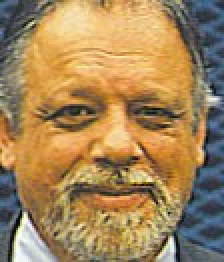
#> input picture AdaFace/face_alignment/mtcnn_pytorch/images/face0.jpg, 112 x 131 px (shown 2 times larger)
$ python camera_lq_pipeline.py --input-dir ../AdaFace/face_alignment/mtcnn_pytorch/images --output-dir out
#> lines starting #> are read from the running program, lines starting #| are printed output that depends on the picture; after the words box and inside, x2 and y2 are one past the last pixel; in counts of white or black regions, pixels touching at a corner belong together
#!/usr/bin/env python3
from __future__ import annotations

import argparse
from dataclasses import dataclass
from pathlib import Path
from typing import Iterable

import numpy as np
from PIL import Image, ImageDraw, ImageEnhance, ImageFilter, ImageFont


@dataclass
class CameraParams:
    target_size: int
    latent_factor: int
    latent_size: int
    phase_x: int
    phase_y: int
    wb_red_gain: float
    wb_blue_gain: float
    optical_blur_radius: float
    motion_length: int
    motion_angle_deg: float
    shot_noise_scale: float
    dark_current_scale: float
    read_noise_std: float
    dark_noise_boost: float
    column_noise_std: float
    row_noise_std: float
    hot_pixel_prob: float
    hot_pixel_strength: float
    banding_strength: float
    banding_period: float
    bit_depth: int


def parse_args() -> argparse.Namespace:
    parser = argparse.ArgumentParser(
        description="Two-stage camera sampling pipeline for ultra-low-resolution face generation."
    )
    parser.add_argument("--input-dir", type=Path, required=True, help="Directory of GT images.")
    parser.add_argument("--output-dir", type=Path, required=True, help="Directory to write outputs.")
    parser.add_argument(
        "--target-size",
        type=int,
        default=32,
        choices=[8, 12, 16, 24, 32, 64],
        help="Sensor-domain spatial size.",
    )
    parser.add_argument(
        "--num-samples",
        type=int,
        default=None,
        help="Process only the first N images after sorting.",
    )
    parser.add_argument("--seed", type=int, default=20260409, help="Random seed.")
    parser.add_argument(
        "--strength",
        type=float,
        default=1.0,
        help="Global degradation strength multiplier.",
    )
    parser.add_argument(
        "--extensions",
        nargs="+",
        default=["jpg", "jpeg", "png", "webp"],
        help="Image extensions to scan.",
    )
    parser.add_argument(
        "--isp-gamma",
        type=float,
        default=0.92,
        help="Weak ISP gamma exponent applied after raw demosaic.",
    )
    parser.add_argument(
        "--no-surveillance-grade",
        action="store_true",
        help="Disable monitor-style desat/dim on final LQ (after ISP).",
    )
    return parser.parse_args()


def center_crop_square(image: Image.Image) -> Image.Image:
    width, height = image.size
    if width == height:
        return image
    side = min(width, height)
    left = (width - side) // 2
    top = (height - side) // 2
    return image.crop((left, top, left + side, top + side))


def pil_to_array(image: Image.Image) -> np.ndarray:
    return np.asarray(image).astype(np.float32) / 255.0


def array_to_pil(arr: np.ndarray) -> Image.Image:
    arr = np.clip(arr * 255.0 + 0.5, 0.0, 255.0).astype(np.uint8)
    return Image.fromarray(arr, mode="RGB")


def sample_params(rng: np.random.Generator, target_size: int, strength: float) -> CameraParams:
    severity = (16.0 / target_size) * strength
    latent_factor = int(rng.integers(20, 33))
    latent_size = target_size * latent_factor + latent_factor
    motion_length = int(rng.choice([0, 0, 1, 2, 3, 4, 5]))
    return CameraParams(
        target_size=target_size,
        latent_factor=latent_factor,
        latent_size=latent_size,
        phase_x=int(rng.integers(0, latent_factor)),
        phase_y=int(rng.integers(0, latent_factor)),
        wb_red_gain=float(rng.uniform(0.97, 1.03)),
        wb_blue_gain=float(rng.uniform(0.97, 1.03)),
        optical_blur_radius=float(rng.uniform(0.45, 1.20 * max(1.0, severity))),
        motion_length=motion_length,
        motion_angle_deg=float(rng.uniform(0.0, 180.0)),
        shot_noise_scale=float(rng.uniform(85.0 / severity, 170.0 / severity)),
        dark_current_scale=float(rng.uniform(0.4, 2.5 * severity + 0.4)),
        read_noise_std=float(rng.uniform(0.0012, 0.0038 * severity + 0.0012)),
        dark_noise_boost=float(rng.uniform(2.0, 4.2)),
        column_noise_std=float(rng.uniform(0.0007, 0.0035 * severity + 0.0007)),
        row_noise_std=float(rng.uniform(0.0002, 0.0012 * severity + 0.0003)),
        hot_pixel_prob=float(rng.uniform(0.0008, 0.0035 + 0.0015 * severity)),
        hot_pixel_strength=float(rng.uniform(0.015, 0.07 + 0.02 * severity)),
        banding_strength=float(rng.uniform(0.0015, 0.007 * severity + 0.0015)),
        banding_period=float(rng.uniform(2.5, 6.0)),
        bit_depth=int(rng.choice([6, 7, 8, 8])),
    )


def motion_blur_kernel(length: int, angle_deg: float) -> np.ndarray:
    if length <= 1:
        return np.array([[1.0]], dtype=np.float32)

    size = max(3, length if length % 2 == 1 else length + 1)
    center = size // 2
    kernel = np.zeros((size, size), dtype=np.float32)
    angle = np.deg2rad(angle_deg)
    samples = np.linspace(-(length - 1) / 2.0, (length - 1) / 2.0, num=max(length * 4, 8))
    xs = center + samples * np.cos(angle)
    ys = center + samples * np.sin(angle)
    xs = np.clip(np.round(xs).astype(int), 0, size - 1)
    ys = np.clip(np.round(ys).astype(int), 0, size - 1)
    kernel[ys, xs] += 1.0
    kernel /= kernel.sum()
    return kernel


def convolve_rgb(arr: np.ndarray, kernel: np.ndarray) -> np.ndarray:
    if kernel.shape == (1, 1):
        return arr
    pad = kernel.shape[0] // 2
    padded = np.pad(arr, ((pad, pad), (pad, pad), (0, 0)), mode="reflect")
    out = np.zeros_like(arr)
    height, width = arr.shape[:2]
    for ky in range(kernel.shape[0]):
        for kx in range(kernel.shape[1]):
            weight = kernel[ky, kx]
            if weight == 0.0:
                continue
            out += weight * padded[ky : ky + height, kx : kx + width]
    return out


def apply_optics(image: Image.Image, params: CameraParams) -> Image.Image:
    image = image.filter(ImageFilter.GaussianBlur(radius=params.optical_blur_radius))
    if params.motion_length > 1:
        arr = pil_to_array(image)
        arr = convolve_rgb(arr, motion_blur_kernel(params.motion_length, params.motion_angle_deg))
        image = array_to_pil(arr)
    return image


def apply_weak_color_shift(image: Image.Image, params: CameraParams) -> Image.Image:
    arr = pil_to_array(image)
    arr[..., 0] *= params.wb_red_gain
    arr[..., 2] *= params.wb_blue_gain
    return array_to_pil(np.clip(arr, 0.0, 1.0))


def area_integrate_with_phase(image: Image.Image, params: CameraParams) -> Image.Image:
    arr = pil_to_array(image)
    pad = params.latent_factor
    padded = np.pad(arr, ((pad, pad), (pad, pad), (0, 0)), mode="reflect")
    start_x = pad + params.phase_x
    start_y = pad + params.phase_y
    sensor_span = params.target_size * params.latent_factor
    window = padded[start_y : start_y + sensor_span, start_x : start_x + sensor_span]
    return array_to_pil(window).resize(
        (params.target_size, params.target_size),
        Image.Resampling.BOX,
    )


def convolve2d(arr: np.ndarray, kernel: np.ndarray) -> np.ndarray:
    pad_y = kernel.shape[0] // 2
    pad_x = kernel.shape[1] // 2
    padded = np.pad(arr, ((pad_y, pad_y), (pad_x, pad_x)), mode="reflect")
    out = np.zeros_like(arr, dtype=np.float32)
    height, width = arr.shape
    for ky in range(kernel.shape[0]):
        for kx in range(kernel.shape[1]):
            weight = float(kernel[ky, kx])
            if weight == 0.0:
                continue
            out += weight * padded[ky : ky + height, kx : kx + width]
    return out


def make_rggb_masks(height: int, width: int) -> tuple[np.ndarray, np.ndarray, np.ndarray]:
    r_mask = np.zeros((height, width), dtype=np.float32)
    g_mask = np.zeros((height, width), dtype=np.float32)
    b_mask = np.zeros((height, width), dtype=np.float32)
    r_mask[0::2, 0::2] = 1.0
    g_mask[0::2, 1::2] = 1.0
    g_mask[1::2, 0::2] = 1.0
    b_mask[1::2, 1::2] = 1.0
    return r_mask, g_mask, b_mask


def rgb_to_bayer_raw(arr: np.ndarray) -> tuple[np.ndarray, tuple[np.ndarray, np.ndarray, np.ndarray]]:
    height, width = arr.shape[:2]
    r_mask, g_mask, b_mask = make_rggb_masks(height, width)
    raw = arr[..., 0] * r_mask + arr[..., 1] * g_mask + arr[..., 2] * b_mask
    return raw.astype(np.float32), (r_mask, g_mask, b_mask)


def demosaic_bilinear(raw: np.ndarray, masks: tuple[np.ndarray, np.ndarray, np.ndarray]) -> np.ndarray:
    kernel = np.array([[1.0, 2.0, 1.0], [2.0, 4.0, 2.0], [1.0, 2.0, 1.0]], dtype=np.float32)
    channels: list[np.ndarray] = []
    for mask in masks:
        weighted = convolve2d(raw * mask, kernel)
        weights = convolve2d(mask, kernel)
        channels.append(weighted / np.maximum(weights, 1e-6))
    return np.stack(channels, axis=-1)


def make_local_banding(
    shape: tuple[int, int],
    rng: np.random.Generator,
    params: CameraParams,
) -> np.ndarray:
    height, width = shape
    xs = np.linspace(-1.0, 1.0, width, dtype=np.float32)
    ys = np.linspace(-1.0, 1.0, height, dtype=np.float32)
    xx, yy = np.meshgrid(xs, ys)
    vertical = bool(rng.integers(0, 2))
    coord = xx if vertical else yy
    orth = yy if vertical else xx
    center = float(rng.uniform(-0.3, 0.3))
    sigma = float(rng.uniform(0.25, 0.55))
    phase = float(rng.uniform(0.0, 2.0 * np.pi))
    envelope = np.exp(-0.5 * ((orth - center) / sigma) ** 2).astype(np.float32)
    stripe = np.sin(2.0 * np.pi * coord * params.banding_period + phase).astype(np.float32)
    return params.banding_strength * envelope * stripe


def add_raw_sensor_noise(
    rgb_arr: np.ndarray,
    rng: np.random.Generator,
    params: CameraParams,
) -> tuple[np.ndarray, tuple[np.ndarray, np.ndarray, np.ndarray]]:
    safe_rgb = np.clip(rgb_arr, 0.0, 1.0)
    raw, masks = rgb_to_bayer_raw(safe_rgb)
    dark_weight = np.power(1.0 - np.clip(raw, 0.0, 1.0), 1.8).astype(np.float32)

    signal_counts = np.clip(raw, 0.0, 1.0) * params.shot_noise_scale
    signal_raw = rng.poisson(signal_counts).astype(np.float32) / params.shot_noise_scale
    dark_counts = rng.poisson(dark_weight * params.dark_current_scale).astype(np.float32) / params.shot_noise_scale

    read_std_map = params.read_noise_std * (0.30 + params.dark_noise_boost * dark_weight)
    read_noise = rng.normal(0.0, 1.0, size=raw.shape).astype(np.float32) * read_std_map

    column_offsets = rng.normal(0.0, params.column_noise_std, size=(1, raw.shape[1])).astype(np.float32)
    row_offsets = rng.normal(0.0, params.row_noise_std, size=(raw.shape[0], 1)).astype(np.float32)
    fixed_pattern = (column_offsets + row_offsets) * (0.15 + 0.75 * dark_weight)

    banding = make_local_banding(raw.shape, rng, params) * (0.15 + 0.55 * dark_weight)

    hot_mask = rng.random(raw.shape) < params.hot_pixel_prob
    hot_strength = rng.uniform(
        0.35 * params.hot_pixel_strength,
        params.hot_pixel_strength,
        size=raw.shape,
    ).astype(np.float32)
    hot_pixels = hot_mask.astype(np.float32) * hot_strength * (0.15 + 0.85 * dark_weight)

    noisy_raw = signal_raw + dark_counts + read_noise + fixed_pattern + banding + hot_pixels
    return np.clip(noisy_raw, 0.0, 1.0), masks


def quantize_to_bit_depth(arr: np.ndarray, bit_depth: int) -> np.ndarray:
    levels = (1 << bit_depth) - 1
    return np.round(np.clip(arr, 0.0, 1.0) * levels) / levels


def apply_weak_isp(arr: np.ndarray, gamma: float) -> np.ndarray:
    safe = np.clip(arr, 0.0, 1.0).astype(np.float32)
    channel_mean = safe.reshape(-1, 3).mean(axis=0)
    gray_mean = float(channel_mean.mean())
    gains = np.clip(gray_mean / np.maximum(channel_mean, 1e-4), 0.94, 1.06)
    gains = 1.0 + 0.55 * (gains - 1.0)
    balanced = np.clip(safe * gains.reshape(1, 1, 3), 0.0, 1.0)
    balanced = np.clip((balanced - 0.01) / 0.99, 0.0, 1.0)
    return np.clip(np.power(balanced, gamma), 0.0, 1.0)


def apply_surveillance_monitor_grade(
    pil: Image.Image,
    rng: np.random.Generator,
    strength: float,
) -> Image.Image:
    """
    Simulate a typical surveillance-camera endpoint look: slightly lower saturation
    and slightly darker brightness (low-cost ISP + DVR preview, AGC tends dim).
    Uses PIL Color/Brightness enhancement instead of cinematic color grading.

    strength: same scale as global degradation intensity; no change when <= 0.
    """
    if strength <= 0.0:
        return pil
    s = float(strength)
    # Small random jitter to avoid identical look across all images.
    sat_pull = float(rng.uniform(0.06, 0.18)) * s
    bright_pull = float(rng.uniform(0.03, 0.11)) * s
    sat_factor = max(0.82, 1.0 - sat_pull)
    bright_factor = max(0.80, 1.0 - bright_pull)
    out = ImageEnhance.Color(pil.convert("RGB")).enhance(sat_factor)
    out = ImageEnhance.Brightness(out).enhance(bright_factor)
    return out


def degrade_image(
    image: Image.Image,
    rng: np.random.Generator,
    params: CameraParams,
    isp_gamma: float,
    *,
    surveillance_grade: bool = True,
    surveillance_strength: float = 1.0,
) -> tuple[Image.Image, Image.Image, Image.Image, Image.Image]:
    image = center_crop_square(image).convert("RGB")
    image = apply_weak_color_shift(image, params)
    optical_hr = apply_optics(image.copy(), params)
    latent = image.resize((params.latent_size, params.latent_size), Image.Resampling.LANCZOS)
    latent = apply_optics(latent, params)
    sampled_clean = area_integrate_with_phase(latent, params)

    noisy_raw, masks = add_raw_sensor_noise(pil_to_array(sampled_clean), rng, params)
    sampled_no_quant = array_to_pil(demosaic_bilinear(noisy_raw, masks))
    quantized_raw = quantize_to_bit_depth(noisy_raw, params.bit_depth)
    lq_rgb = apply_weak_isp(demosaic_bilinear(quantized_raw, masks), isp_gamma)
    lq = array_to_pil(lq_rgb)
    # Surveillance look is applied after sensor + ISP to the final LQ only.
    if surveillance_grade:
        lq = apply_surveillance_monitor_grade(lq, rng, surveillance_strength)
    return optical_hr, sampled_clean, sampled_no_quant, lq


def restore_bicubic(lq: Image.Image, output_size: tuple[int, int]) -> Image.Image:
    return lq.resize(output_size, Image.Resampling.BICUBIC)


# [31 lines left out: functions rgb_to_luma, normalize_map, heatmap_rgb, compute_spectrum_map, not called in this run]


def spectrum_image_from_map(spectrum_map: np.ndarray, output_size: int) -> Image.Image:
    rgb = np.repeat(spectrum_map[..., None], 3, axis=-1)
    return array_to_pil(rgb).resize((output_size, output_size), Image.Resampling.NEAREST)


# [90 lines left out: functions diff_image_from_maps, make_labeled_row, make_spectrum_preview, make_spectrum_diff_preview, make_preview, save_contact_sheet, not called in this run]


def iter_images(input_dir: Path, extensions: Iterable[str]) -> list[Path]:
    suffixes = {f".{ext.lower().lstrip('.')}" for ext in extensions}
    return sorted(p for p in input_dir.iterdir() if p.is_file() and p.suffix.lower() in suffixes)


def main() -> None:
    args = parse_args()
    image_paths = iter_images(args.input_dir, args.extensions)
    if args.num_samples is not None:
        image_paths = image_paths[: args.num_samples]
    if not image_paths:
        raise SystemExit(f"No images found in {args.input_dir}")

    rng = np.random.default_rng(args.seed)
    lq_dir = args.output_dir / f"lq_{args.target_size}"
    lq_dir.mkdir(parents=True, exist_ok=True)

    for image_path in image_paths:
        params = sample_params(rng, args.target_size, args.strength)
        image = Image.open(image_path).convert("RGB")
#> image is the input picture: PIL image 112x131 RGB; mean R, G, B 163.8, 133.6, 89.4
        _optical_hr, _sampled_clean, _sampled_no_quant, lq = degrade_image(
            image,
            rng,
            params,
            args.isp_gamma,
            surveillance_grade=not bool(getattr(args, "no_surveillance_grade", False)),
            surveillance_strength=float(args.strength),
        )
#> in degrade_image, `latent = image.resize((params.latent_size, params.latent_size), Image...`:
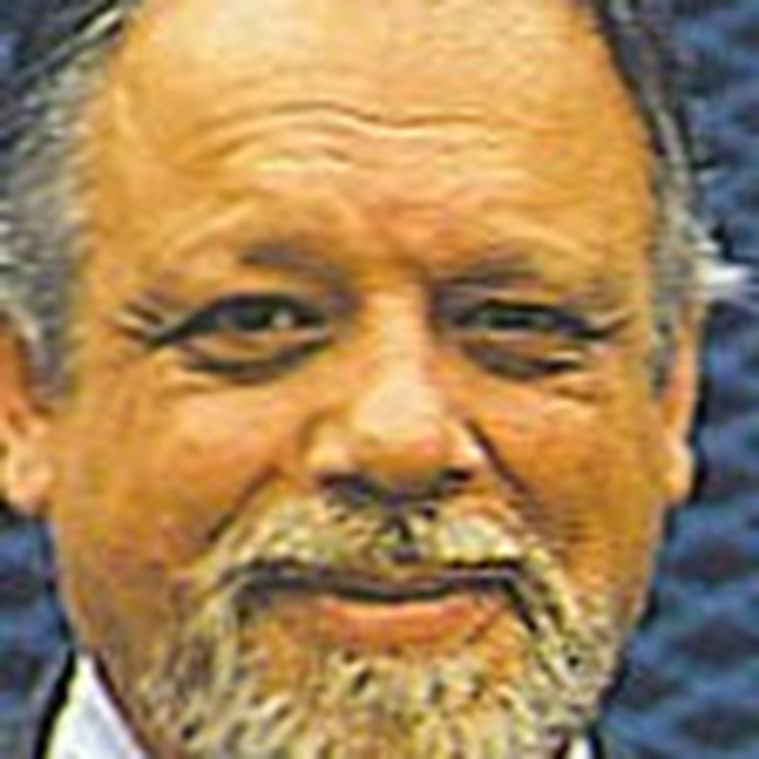
#> latent: PIL image 759x759 RGB; mean R, G, B 167, 133.5, 88.1
#> in area_integrate_with_phase, `window = padded[start_y : start_y + sensor_span, start_x : start_x + s..`:
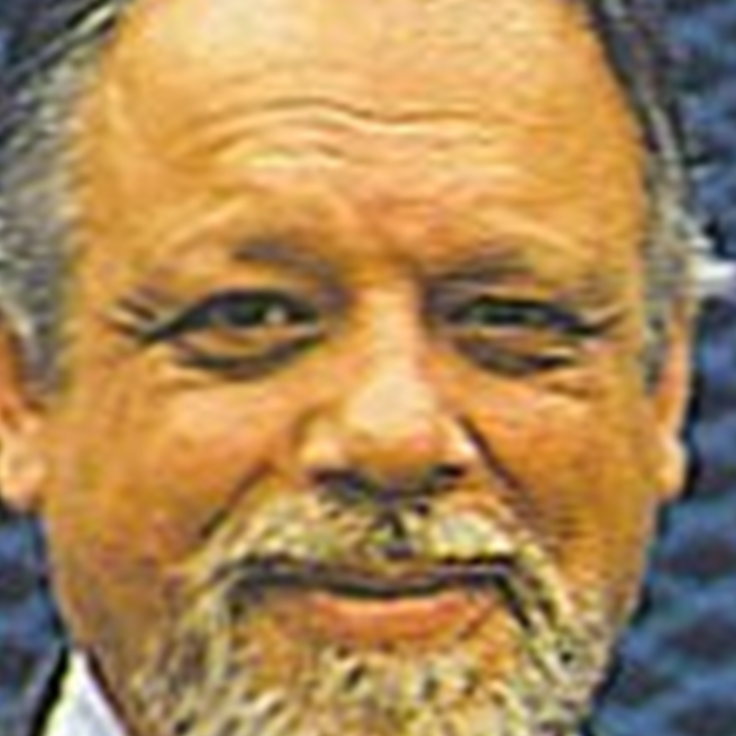
#> window: shape (736, 736, 3) float32; mean R, G, B 0.667, 0.528, 0.34
#> in add_raw_sensor_noise, `hot_pixels = hot_mask.astype(np.float32) * hot_strength * (0.15 + 0.85..`:
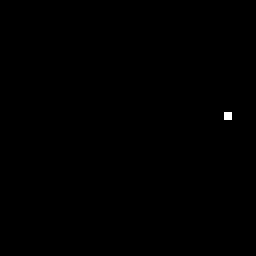
#> hot_pixels: shape (32, 32) float32 (shown 8 times larger); values 0 (black) and 0.00355 (white), 0.1% white in thin lines or dots, all inside (x1, y1, x2, y2) = (28, 14, 29, 15)
#> in degrade_image, `noisy_raw, masks = add_raw_sensor_noise(pil_to_array(sampled_clean), r..`:
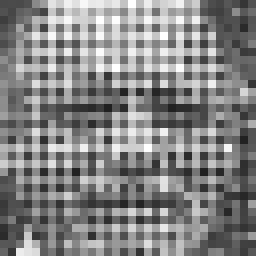
#> noisy_raw: shape (32, 32) float32 (shown 8 times larger); min 0.126, max 1, mean 0.52
#> the loop in demosaic_bilinear, `for mask in masks:` made 3 passes
#> pass 1, in demosaic_bilinear, `weighted = convolve2d(raw * mask, kernel)`:
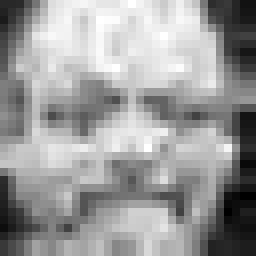
#> weighted: shape (32, 32) float32 (shown 8 times larger); min 0.613, max 4, mean 2.68; drawn with min black and max white
#> after the loop in demosaic_bilinear, `for mask in masks:`: channels = 3 items
#> in demosaic_bilinear, `return np.stack(channels, axis=-1)`:
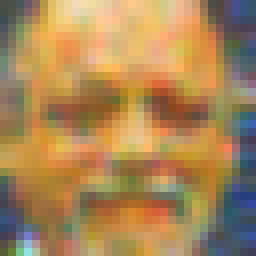
#> returned value: shape (32, 32, 3) float32 (shown 8 times larger); mean of channels 0, 1, 2 0.669, 0.531, 0.344; drawn as R, G, B
#> the loop in demosaic_bilinear (call 2), `for mask in masks:` made 3 passes
#> pass 2, in convolve2d (call 9), `padded = np.pad(arr, ((pad_y, pad_y), (pad_x, pad_x)), mode="reflect")`:
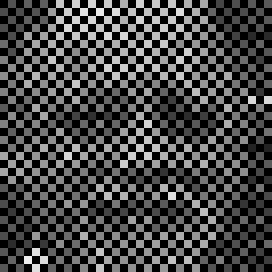
#> padded: shape (34, 34) float32 (shown 8 times larger); min 0, max 0.925, mean 0.262
#> in apply_weak_isp, `channel_mean = safe.reshape(-1, 3).mean(axis=0)`: channel_mean = [0.669, 0.531, 0.344]
#> in apply_weak_isp, `gray_mean = float(channel_mean.mean())`: gray_mean = 0.515
#> in apply_weak_isp, `gains = np.clip(gray_mean / np.maximum(channel_mean, 1e-4), 0.94, 1.06)`: gains = [0.94, 0.969, 1.06]
#> in apply_weak_isp, `gains = 1.0 + 0.55 * (gains - 1.0)`: gains = [0.967, 0.983, 1.03]
        lq_path = lq_dir / f"{image_path.stem}.png"
        lq.save(lq_path)

    print(f"Processed {len(image_paths)} images into {lq_dir}")


if __name__ == "__main__":
    main()
